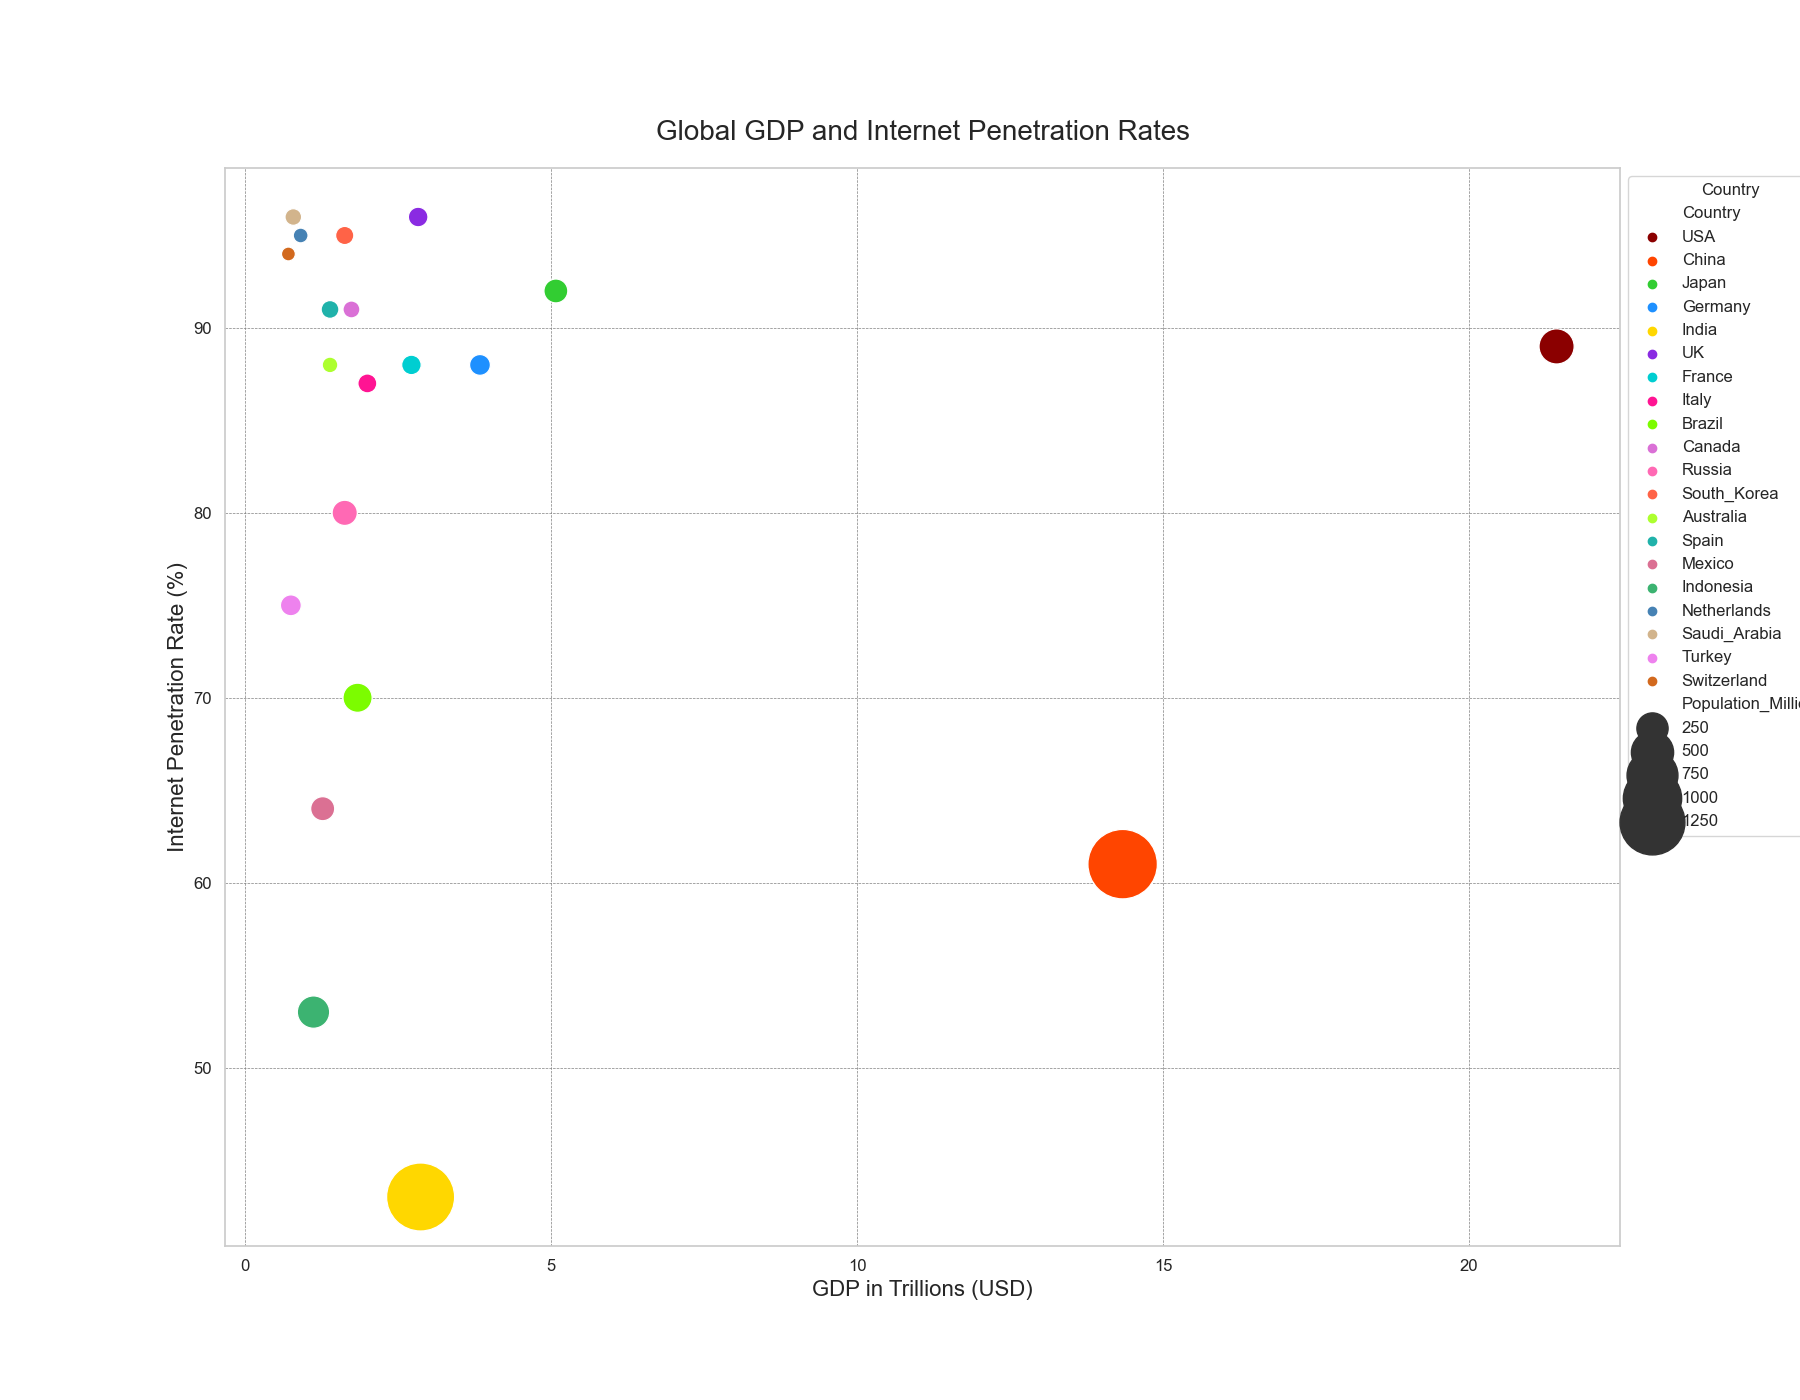

Python code for this plot:

import seaborn as sns
import matplotlib.pyplot as plt
import pandas as pd

data = pd.DataFrame({
    'Country': ['USA', 'China', 'Japan', 'Germany', 'India', 'UK', 'France', 'Italy', 'Brazil', 'Canada', 
                'Russia', 'South_Korea', 'Australia', 'Spain', 'Mexico', 'Indonesia', 'Netherlands', 
                'Saudi_Arabia', 'Turkey', 'Switzerland'],
    'GDP_Trillions': [21.43, 14.34, 5.08, 3.84, 2.87, 2.83, 2.72, 2.00, 1.84, 1.74, 
                      1.63, 1.63, 1.39, 1.39, 1.27, 1.12, 0.91, 0.79, 0.75, 0.71],
    'Population_Millions': [331, 1441, 126, 83, 1380, 68, 67, 60, 212, 38, 
                            146, 52, 25, 47, 128, 273, 17, 35, 84, 9],
    'Internet_Penetration': [89, 61, 92, 88, 43, 96, 88, 87, 70, 91, 
                             80, 95, 88, 91, 64, 53, 95, 96, 75, 94],
    'Total_Enrollment': [21000, 17000, 11000, 2200, 8200, 12500, 32000, 15000, 26000, 21000, 
                         16000, 6600, 10000, 13000, 7800, 12300, 15000, 24000, 44000, 27000]
})

sns.set(style="whitegrid")
palette = ["#8B0000", "#FF4500", "#32CD32", "#1E90FF", "#FFD700", "#8A2BE2", "#00CED1", "#FF1493", "#7CFC00", "#DA70D6", 
           "#FF69B4", "#FF6347", "#ADFF2F", "#20B2AA", "#DB7093", "#3CB371", "#4682B4", "#D2B48C", "#EE82EE", "#D2691E"]

plt.figure(figsize=(18, 14))
bubble = sns.scatterplot(x="GDP_Trillions", y="Internet_Penetration", size="Population_Millions",
                         sizes=(100, 2500), hue="Country", palette=palette, data=data, legend="brief")

plt.title('Global GDP and Internet Penetration Rates', fontsize=20, pad=20)
plt.xlabel('GDP in Trillions (USD)', fontsize=16)
plt.ylabel('Internet Penetration Rate (%)', fontsize=16)

plt.xticks(fontsize=12)
plt.yticks(fontsize=12)
plt.grid(True, color='gray', linestyle='--', linewidth=0.5)
plt.legend(loc='upper left', bbox_to_anchor=(1, 1), title="Country", fontsize=12)

plt.show()
